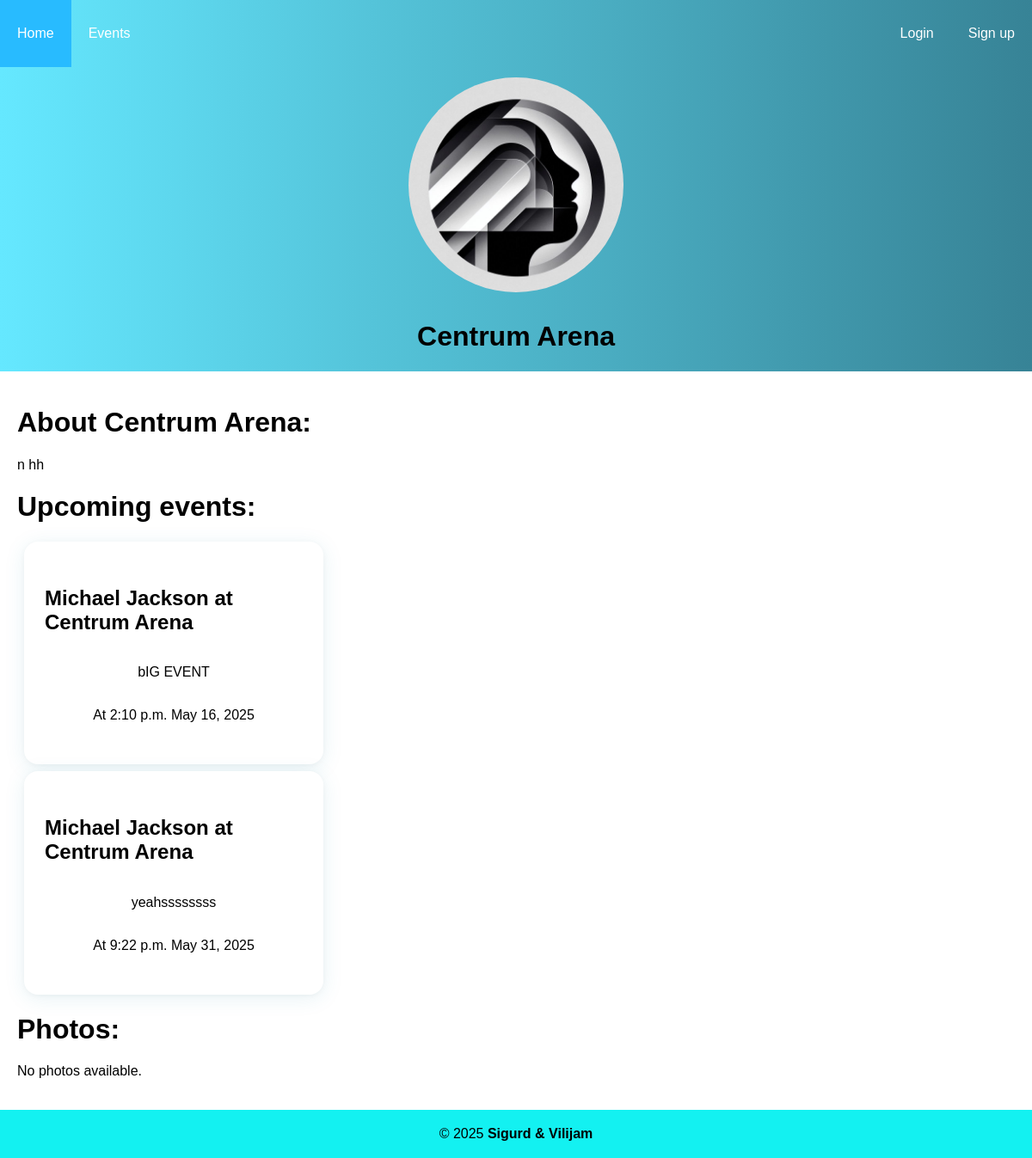
The page /venue/5/ on the database its author committed.
### app/models.py (models this page shows, shortened)
class Venue(models.Model):
    user = models.OneToOneField(
        User, on_delete=models.CASCADE, related_name="venue_user"
    )
    location = models.ForeignKey(
        "Location", on_delete=models.CASCADE, related_name="venue_location"
    )
    venuecapacity = models.IntegerField()
    venueimage = models.ImageField(
        upload_to="venuepics/", default="venuepics/default.png", null=True, blank=True
    )
    venuefans = models.ManyToManyField(User, related_name="venue_fans", blank=True)
    genres = models.ManyToManyField(Genre, related_name="venues", blank=True)

class User(AbstractUser):
    choices = [
        ("fan", "Fan"),
        ("artist", "Artist"),
        ("venue", "Venue"),
        ("doorman", "Doorman"),
    ]
    role = models.CharField(max_length=100, choices=choices, default="fan")
    profilename = models.CharField(
        max_length=100
    )  # Name on profile different from username and full name
    bio = models.TextField(max_length=1000, null=True, blank=True)
    profilepic = models.ImageField(
        upload_to="profilepics/",
        default="profilepics/default.png",
        null=True,
        blank=True,
    )

class Events(models.Model):
    eventname = models.CharField(max_length=100)
    eventdate = models.DateField()
    eventtime = models.TimeField()
    location = models.ForeignKey(
        Location, on_delete=models.CASCADE, related_name="events"
    )
    eventdescription = models.TextField()
    eventimage = models.ImageField(
        upload_to="eventpics/", default="eventpics/default.png", null=True, blank=True
    )
    EventArtists = models.ManyToManyField(
        Artist, through="EventArtists", related_name="event_artists"
    )
    eventvenue = models.ForeignKey(
        Venue, on_delete=models.CASCADE, related_name="event_venue"
    )
    ticketsold = models.IntegerField(default=0)
    ticketprice = models.DecimalField(max_digits=5, decimal_places=2)
    genres = models.ManyToManyField(Genre, related_name="events")
    authorized_doormen = models.ManyToManyField(
        Doorman, related_name="events", blank=True
    )

### app/views.py (the view)
# urls.py: path("venue/<int:venue_id>/", views.venueprofile, name="venueprofile"),
def venueprofile(request, venue_id):
    venue = get_object_or_404(Venue, id=venue_id)
    events = Events.objects.filter(eventvenue=venue)
    photoreel = venue.user.photoreel.all()
    return render(
        request,
        "venueprofile.html",
        {"venue": venue, "events": events, "photoreel": photoreel},
    )

### templates/venueprofile.html (shortened to what this page needs)
{%extends "base.html"%}
{%block content%}
<div class="profilepic"><img class="profilepicture" src="{{ venue.user.profilepic.url }}" width="20%"
        alt="Profile Picture">
    <h1>{{ venue.user.profilename }}</h1>
</div>
<div class="container">
    <h1>About {{venue.user.profilename}}:</h1>
    <p>{{venue.user.bio}}</p>
    <h1>Upcoming events:</h1>
    {%if events%}
    {%for event in events%}
    <div class="card">
        <h2><a href="{% url 'event' event.id %}">{{ event.eventname }}</a></h2>
        <p>{{event.eventdescription}}</p>
        <p>At {{event.eventtime}} {{event.eventdate}}</p>
    </div>
    {%endfor%}
    {%else%}
    <p>No upcoming events</p>
    {%endif%}
    <h1>Photos:</h1>
    <div class="w3-content w3-display-container" style="max-height:800px">
        {% if photoreel %}
        {% for photo in photoreel %}
        <img class="mySlides" src="{{ photo.image.url }}" style="width:100%; display:none;">
        {% endfor %}
        <div class="w3-center w3-container w3-section w3-large w3-text-white w3-display-bottommiddle"
            style="width:100%">
            <div class="w3-left w3-hover-text-khaki" onclick="plusDivs(-1)">&#10094;</div>
            <div class="w3-right w3-hover-text-khaki" onclick="plusDivs(1)">&#10095;</div>
            {% for photo in photoreel %}
            <span class="w3-badge demo w3-border w3-transparent w3-hover-white"
                onclick="currentDiv({{ forloop.counter }})"></span>
            {% endfor %}
        </div>
        {% else %}
        <p>No photos available.</p>
        {% endif %}
    </div>
</div>
{%endblock%}

### static/css/base.css (style rules this page uses)
body { font-family: Verdana, Geneva, Tahoma, sans-serif; background: linear-gradient(rgb(255, 255, 255), rgb(255, 255, 255)); margin: 0; }
.container { max-width: 1200px; margin: 0 auto; padding: 20px; }
.card { background: #fff; border: none; box-shadow: 0 4px 24px rgba(33, 134, 166, 0.10), 0 1.5px 6px rgba(0, 0, 0, 0.04); padding: 2rem 1.5rem; font-size: 1em; border-radius: 16px; transition: transform 0.15s, box-shadow 0.15s; margin: 0.5rem; width: 300px; display: flex; flex-direction: column; align-items: center; }
.card a { display: block; height: 100%; width: 100%; color: inherit; text-decoration: none; }

### templates/venueprofile.html (style rules this page uses)
.profilepic { display: flex; justify-content: center; background: linear-gradient(to right, rgb(101, 232, 255), rgb(55, 131, 150)); flex-direction: column; align-items: center; }
img.profilepicture { border-radius: 50%; padding: 1%; border: 1%; width: 250px; height: 250px; }

### rows shown on the page
Venue: user.profilepic (placeholder picture), user.profilename "Centrum Arena", user.bio "n hh"
Events: eventname "Michael Jackson at Centrum Arena", eventdescription "bIG EVENT", eventtime "2:10 p.m.", eventdate "May 16, 2025"
Events: eventname "Michael Jackson at Centrum Arena", eventdescription "yeahssssssss", eventtime "9:22 p.m.", eventdate "May 31, 2025"
